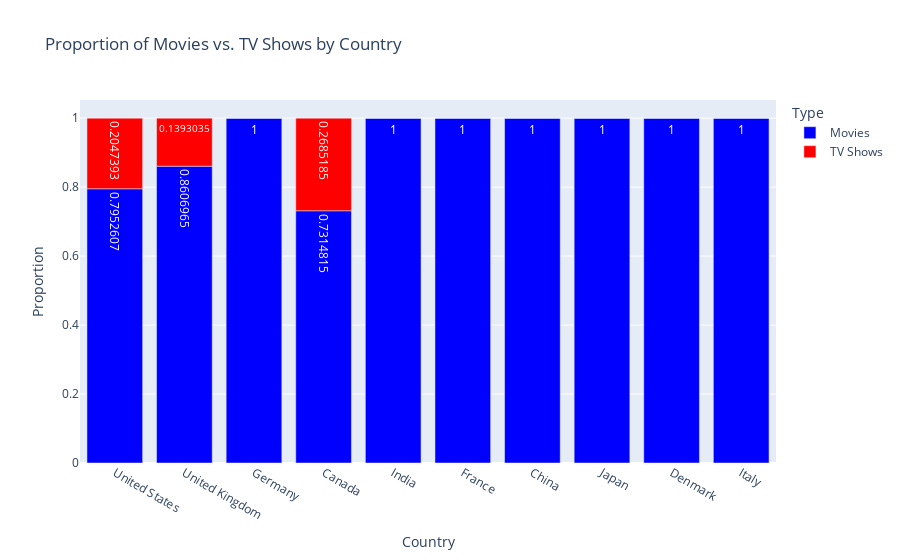

Notebook code cell kept with this figure:
### Code cell
top_countries = country_proportion.head(10).reset_index()

plot_data = top_countries.melt(id_vars="country", 
                               value_vars=["Movie_Proportion", "TV_Show_Proportion"],
                               var_name="Type", value_name="Proportion")

plot_data["Type"] = plot_data["Type"].replace({"Movie_Proportion": "Movies", "TV_Show_Proportion": "TV Shows"})

fig = px.bar(plot_data, 
             x="country", 
             y="Proportion", 
             color="Type", 
             title="Proportion of Movies vs. TV Shows by Country",
             labels={"country": "Country", "Proportion": "Proportion"},
             text_auto=True,
             color_discrete_map={"Movies": "blue", "TV Shows": "red"})

fig.show()

### Figure 1 — Plotly figure (JSON) as saved in the notebook; plotly's stock layout.template omitted (floating-point values rounded to 4 significant figures)
{"data": [{"hovertemplate": "Type=Movies<br>Country=%{x}<br>Proportion=%{y}<extra></extra>", "legendgroup": "Movies", "marker": {"color": "blue", "pattern": {"shape": ""}}, "name": "Movies", "orientation": "v", "showlegend": true, "textposition": "auto", "texttemplate": "%{y}", "type": "bar", "x": ["United States", "United Kingdom", "Germany", "Canada", "India", "France", "China", "Japan", "Denmark", "Italy"], "xaxis": "x", "y": [0.7953, 0.8607, 1.0, 0.7315, 1.0, 1.0, 1.0, 1.0, 1.0, 1.0], "yaxis": "y"}, {"hovertemplate": "Type=TV Shows<br>Country=%{x}<br>Proportion=%{y}<extra></extra>", "legendgroup": "TV Shows", "marker": {"color": "red", "pattern": {"shape": ""}}, "name": "TV Shows", "orientation": "v", "showlegend": true, "textposition": "auto", "texttemplate": "%{y}", "type": "bar", "x": ["United States", "United Kingdom", "Germany", "Canada", "India", "France", "China", "Japan", "Denmark", "Italy"], "xaxis": "x", "y": [0.2047, 0.1393, 0.0, 0.2685, 0.0, 0.0, 0.0, 0.0, 0.0, 0.0], "yaxis": "y"}], "layout": {"barmode": "relative", "legend": {"title": {"text": "Type"}, "tracegroupgap": 0}, "title": {"text": "Proportion of Movies vs. TV Shows by Country"}, "xaxis": {"anchor": "y", "domain": [0, 1], "title": {"text": "Country"}}, "yaxis": {"anchor": "x", "domain": [0, 1], "title": {"text": "Proportion"}}}}
